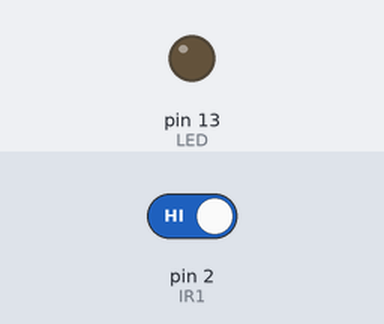
This sketch was run on a simulated Arduino Uno, built with avr-gcc and run on an emulated ATmega328P. Shown: output pins drawn as LEDs (lit = HIGH). The inputs (shaded band) are chosen by the test bench; at power-on: pin 2 (IR1) HIGH.

Above: at 1.2 s.
1.3 s: pin 2 (IR1) driven LOW
At 2.4 s:
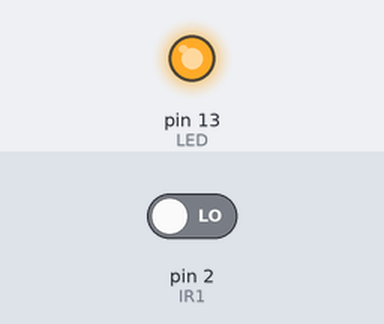
2.8 s: pin 2 (IR1) driven HIGH
At 3.5 s:
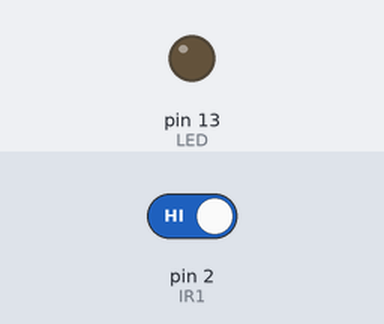
Timing chart, 0 to 5.8 s (numbered marks = the images above; inputs shaded):
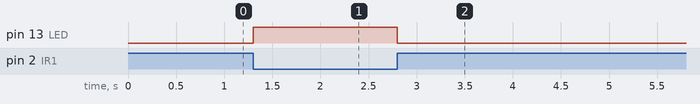

Measured:
- after the input at 1.3 s, pin 13 (LED): LOW → HIGH at once
- after the input at 2.8 s, pin 13 (LED): HIGH → LOW at once

The sketch:

infrared_sensor.ino
```cpp
#define IR1 2   //定义IR1为接2号IO口的红外传感器
#define LED 13  //定义LED为接13号IO口的LED，13号IO口一般是arduino板子自带的LED，在板子上标为L或者L13

void setup()
{
  pinMode(IR1, INPUT);    //将IR1配置为输入(输入状态一般是将要读取这个引脚的状态，即读取传感器的反馈值）
  pinMode(LED, OUTPUT);   //将LED配置为输出（输出和输入相反，一般是要给这个引脚一个电平从而控制和它相接的传感器）
}

void loop()
{
  if(digitalRead(IR1) == LOW)   //读取IR1口的状态，当读取为低电平时，表示红外传感器有检测到物体
  {
    digitalWrite(LED, HIGH);    //给LED口一个高电平，即点亮led
  }
  else
  {
    digitalWrite(LED, LOW);   //给LED口一个高电平，即熄灭led
  }
}
```
